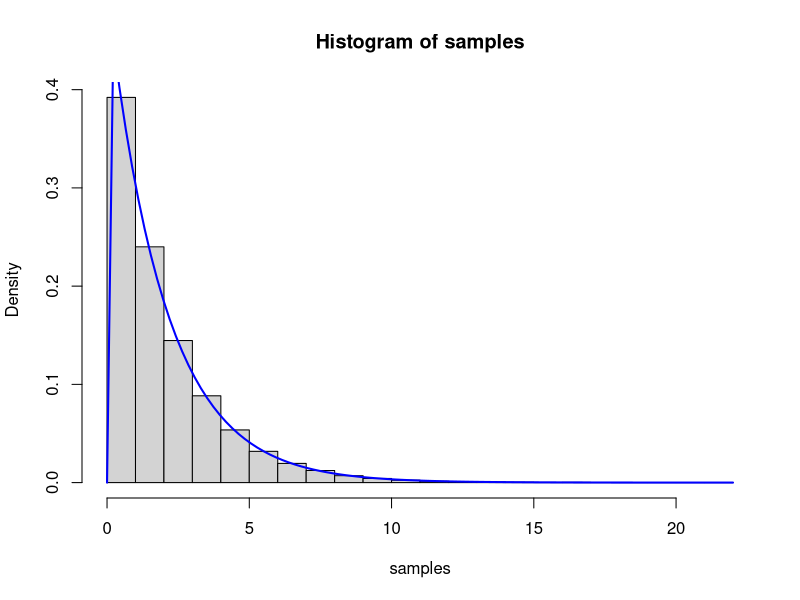
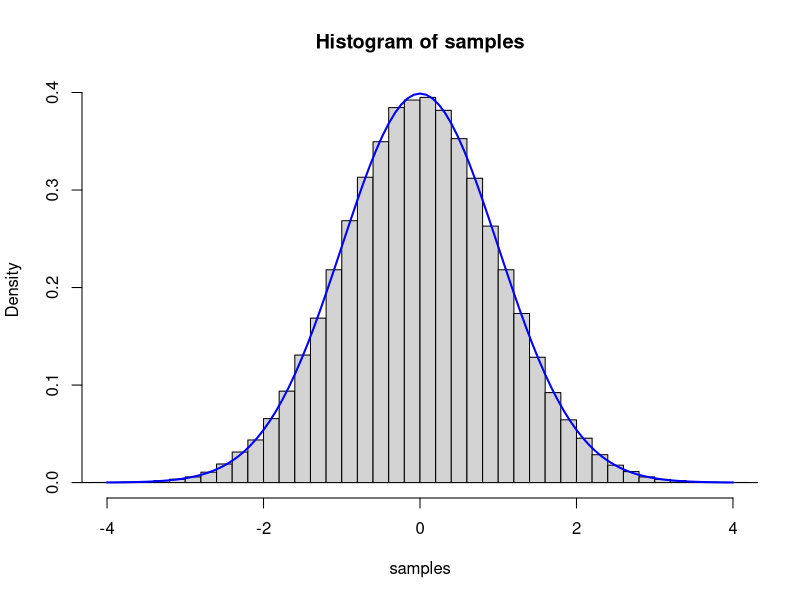

Write R code to recreate these figures, in order.
## ---- chunk 1
rate <- 0.5
n <- 1e5
unif <- runif(n)
samples <- -(1 / rate) * log(1 - unif)

hist(samples, probability = TRUE)
curve(dexp(x, rate), add = TRUE, col = "blue", lwd = 2)
## ---- chunk 2
n <- 1e5
unif1 <- runif(n)
unif2 <- runif(n)
rad <- sqrt(-2 * log(unif1))
ang <- 2 * pi * unif2
samples <- c(rad * cos(ang), rad * sin(ang))

hist(samples, probability = TRUE, breaks = 50, xlim = c(-4, 4))
curve(dnorm(x), add = TRUE, col = "blue", lwd = 2)
